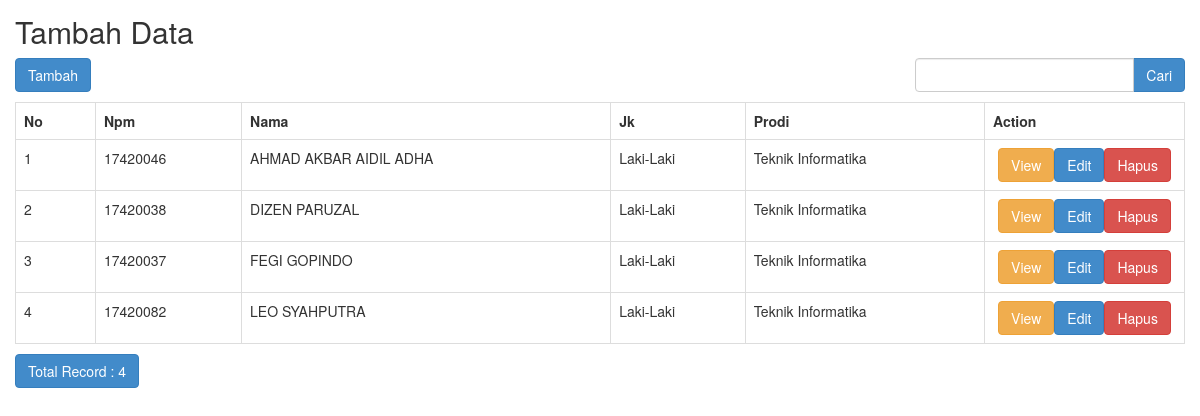
The page /index.php/mhs on the database its author committed.
### tables this page shows
CREATE TABLE IF NOT EXISTS `tb_mahasiswa` (
  `id` int(5) NOT NULL AUTO_INCREMENT,
  `npm` varchar(9) NOT NULL,
  `nama` varchar(25) NOT NULL,
  `jk` varchar(9) NOT NULL,
  `prodi` varchar(25) NOT NULL,
  PRIMARY KEY (`id`)
);

### application/controllers/Mhs.php (called while the page is built, shortened)
<?php
class Mhs extends CI_Controller
{
    function __construct()
    {
        $this->load->model('M_mhs');
        $this->load->library('form_validation');
    }
    public function index()
    {
        $q = urldecode($this->input->get('q', TRUE));
        $start = intval($this->input->get('start'));
        if ($q <> '') {
            $config['base_url'] = base_url() . 'mhs/index.html?q=' . urlencode($q);
            $config['first_url'] = base_url() . 'mhs/index.html?q=' . urlencode($q);
        } else {
            $config['base_url'] = base_url() . 'mhs/index.html';
            $config['first_url'] = base_url() . 'mhs/index.html';
        }
        $config['per_page'] = 10;
        $config['page_query_string'] = TRUE;
        $config['total_rows'] = $this->M_mhs->total_rows($q);
        $mhs = $this->M_mhs->get_limit_data($config['per_page'], $start, $q);
        $this->load->library('pagination');
        $this->pagination->initialize($config);
        $data = array(
            'mhs_data' => $mhs,
            'q' => $q,
            'pagination' => $this->pagination->create_links(),
            'total_rows' => $config['total_rows'],
            'start' => $start,
        );
        $this->load->view('mhs/tb_mahasiswa_list', $data);
    }
}

### index.php (called while the page is built, shortened)
<?php
require_once BASEPATH.'core/CodeIgniter.php';

### application/config/config.php (called while the page is built, shortened)
<?php
$config['base_url'] = 'http://localhost/CI32020/';
$config['index_page'] = 'index.php';
$config['uri_protocol']	= 'REQUEST_URI';
$config['url_suffix'] = '';
$config['language']	= 'english';
$config['charset'] = 'UTF-8';
$config['enable_hooks'] = FALSE;
$config['subclass_prefix'] = 'MY_';
$config['composer_autoload'] = FALSE;
$config['permitted_uri_chars'] = 'a-z 0-9~%.:_\-';
$config['enable_query_strings'] = FALSE;
$config['controller_trigger'] = 'c';
$config['function_trigger'] = 'm';
$config['directory_trigger'] = 'd';
$config['allow_get_array'] = TRUE;
$config['log_threshold'] = 0;
$config['log_path'] = '';
$config['log_file_extension'] = '';
$config['log_file_permissions'] = 0644;
$config['log_date_format'] = 'Y-m-d H:i:s';
$config['error_views_path'] = '';
$config['cache_path'] = '';
$config['cache_query_string'] = FALSE;
$config['encryption_key'] = '';
$config['sess_driver'] = 'files';
$config['sess_cookie_name'] = 'ci_session';
$config['sess_expiration'] = 7200;
$config['sess_save_path'] = NULL;
$config['sess_match_ip'] = FALSE;
$config['sess_time_to_update'] = 300;
$config['sess_regenerate_destroy'] = FALSE;
$config['cookie_prefix']	= '';
$config['cookie_domain']	= '';
$config['cookie_path']		= '/';
$config['cookie_secure']	= FALSE;
$config['cookie_httponly'] 	= FALSE;
$config['standardize_newlines'] = FALSE;
$config['global_xss_filtering'] = FALSE;
$config['csrf_protection'] = FALSE;
$config['csrf_token_name'] = 'csrf_test_name';
$config['csrf_cookie_name'] = 'csrf_cookie_name';
$config['csrf_expire'] = 7200;
$config['csrf_regenerate'] = TRUE;
$config['csrf_exclude_uris'] = array();
$config['compress_output'] = FALSE;
$config['time_reference'] = 'local';
$config['rewrite_short_tags'] = FALSE;
$config['proxy_ips'] = '';

### application/models/M_mhs.php (called while the page is built, shortened)
<?php
class M_mhs extends CI_Model
{
    public $table = 'tb_mahasiswa';
    public $id = 'id';
    public $order = 'DESC';
    function total_rows($q = NULL) {
        $this->db->like('id', $q);
	$this->db->or_like('npm', $q);
	$this->db->or_like('nama', $q);
	$this->db->or_like('jk', $q);
	$this->db->or_like('prodi', $q);
	$this->db->from($this->table);
        return $this->db->count_all_results();
    }
    function get_limit_data($limit, $start = 0, $q = NULL) {
        $this->db->order_by($this->id, $this->order);
        $this->db->like('id', $q);
	$this->db->or_like('npm', $q);
	$this->db->or_like('nama', $q);
	$this->db->or_like('jk', $q);
	$this->db->or_like('prodi', $q);
	$this->db->limit($limit, $start);
        return $this->db->get($this->table)->result();
    }
}

### application/views/mhs/tb_mahasiswa_list.php (the view, shortened to what this page needs)
<!doctype html>
<html>
    <head>
        <link rel="stylesheet" href="<?php echo base_url('assets/bootstrap/css/bootstrap.min.css') ?>"/>
    </head>
    <body>
        <h2 style="margin-top:0px">Tambah Data</h2>
        <div class="row" style="margin-bottom: 10px">
            <div class="col-md-4">
                <?php echo anchor(site_url('mhs/create'),'Tambah', 'class="btn btn-primary"'); ?>
            </div>
            <div class="col-md-4 text-center">
            </div>
            <div class="col-md-1 text-right">
            </div>
            <div class="col-md-3 text-right">
                <form action="<?php echo site_url('mhs/index'); ?>" class="form-inline" method="get">
                    <div class="input-group">
                        <input type="text" class="form-control" name="q" value="<?php echo $q; ?>">
                        <span class="input-group-btn">
                          <button class="btn btn-primary" type="submit">Cari</button>
                        </span>
                    </div>
                </form>
            </div>
        </div>
        <table class="table table-bordered" style="margin-bottom: 10px">
            <tr>
                <th>No</th>
		<th>Npm</th>
		<th>Nama</th>
		<th>Jk</th>
		<th>Prodi</th>
		<th>Action</th>
            </tr><?php
            foreach ($mhs_data as $mhs)
            {
                ?>
                <tr>
			<td width="80px"><?php echo ++$start ?></td>
			<td><?php echo $mhs->npm ?></td>
			<td><?php echo $mhs->nama ?></td>
			<td><?php echo $mhs->jk ?></td>
			<td><?php echo $mhs->prodi ?></td>
			<td style="text-align:center" width="200px">
				<?php
				echo anchor(site_url('mhs/read/'.$mhs->id),'View','class="btn btn-warning"');
				echo anchor(site_url('mhs/update/'.$mhs->id),'Edit','class="btn btn-primary"');
				echo anchor(site_url('mhs/delete/'.$mhs->id),'Hapus','class="btn btn-danger"','onclick="javasciprt: return confirm(\'Are You Sure ?\')"');
				?>
			</td>
		</tr>
                <?php
            }
            ?>
        </table>
        <div class="row">
            <div class="col-md-6">
                <a href="#" class="btn btn-primary">Total Record : <?php echo $total_rows ?></a>
	    </div>
            <div class="col-md-6 text-right">
            </div>
        </div>
    </body>
</html>

### application/views/mhs/tb_mahasiswa_list.php (style rules this page uses)
body { padding: 15px; }

### rows shown on the page
tb_mahasiswa: npm "17420046", nama "AHMAD AKBAR AIDIL ADHA", jk "Laki-Laki", prodi "Teknik Informatika", id "View", id "Edit", id "Hapus"
tb_mahasiswa: npm "17420038", nama "DIZEN PARUZAL", jk "Laki-Laki", prodi "Teknik Informatika", id "View", id "Edit", id "Hapus"
tb_mahasiswa: npm "17420037", nama "FEGI GOPINDO", jk "Laki-Laki", prodi "Teknik Informatika", id "View", id "Edit", id "Hapus"
tb_mahasiswa: npm "17420082", nama "LEO SYAHPUTRA", jk "Laki-Laki", prodi "Teknik Informatika", id "View", id "Edit", id "Hapus"

### other values the page prints
anchor(site_url('mhs/create'),'Tambah', 'class="btn btn-primary"') "Tambah"
$total_rows "4"
